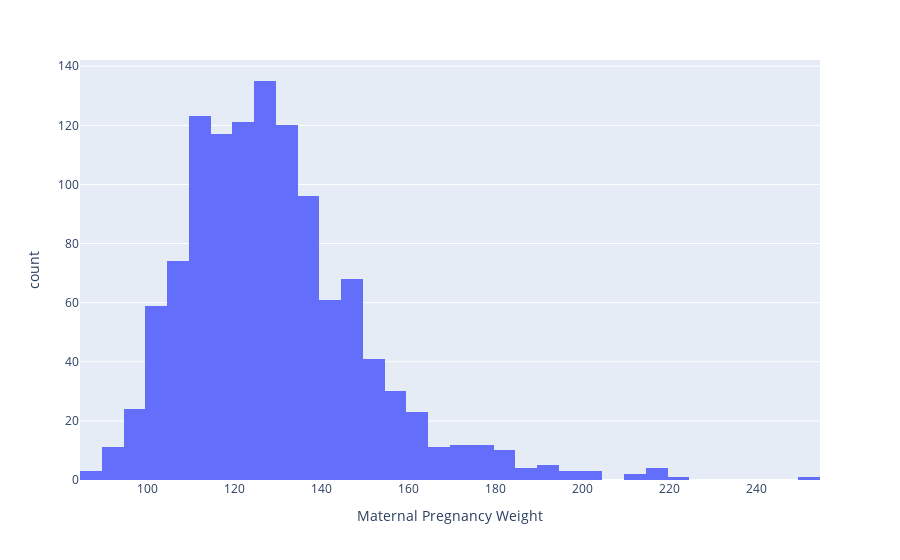

Source (notebook cell):
### Code cell
px.histogram(births, x = 'Maternal Pregnancy Weight')

### Figure 1 — Plotly figure (JSON) as saved in the notebook; plotly's stock layout.template omitted (floating-point values rounded to 4 significant figures; data arrays with more than 128 entries replaced by an {"elided": "..."} marker saying what was removed)
{"data": [{"alignmentgroup": "True", "bingroup": "x", "hovertemplate": "Maternal Pregnancy Weight=%{x}<br>count=%{y}<extra></extra>", "legendgroup": "", "marker": {"color": "#636efa", "pattern": {"shape": ""}}, "name": "", "offsetgroup": "", "orientation": "v", "showlegend": false, "type": "histogram", "x": {"elided": "1174 int values"}, "xaxis": "x", "yaxis": "y"}], "layout": {"barmode": "relative", "legend": {"tracegroupgap": 0}, "margin": {"t": 60}, "xaxis": {"anchor": "y", "domain": [0, 1], "title": {"text": "Maternal Pregnancy Weight"}}, "yaxis": {"anchor": "x", "domain": [0, 1], "title": {"text": "count"}}}}
